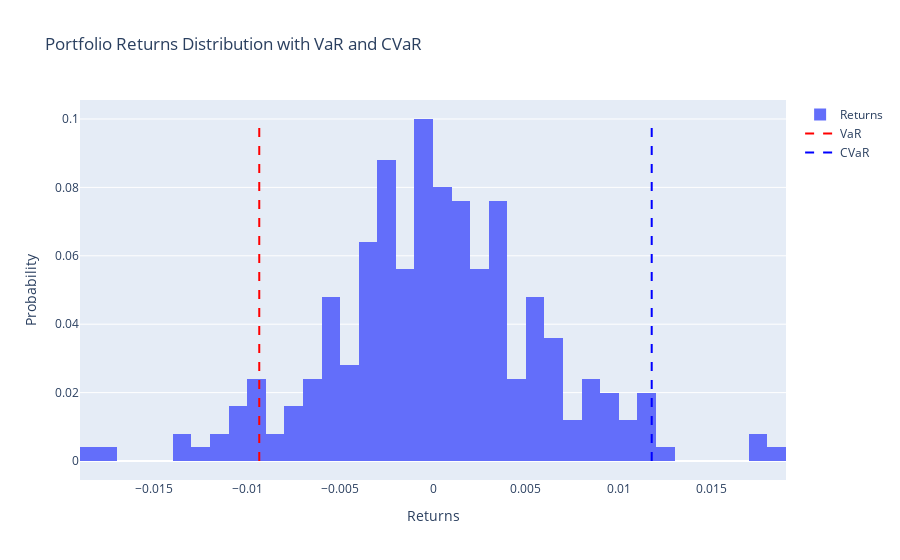

Source (notebook cell):
### Code cell
import yfinance as yf
import pandas as pd
import numpy as np
import plotly.graph_objects as go
from scipy.stats import norm

# List of tickers
tickers = ['FRCH.L', 'IIND.L', 'BBDS.L', 'BCOG.L', 'VWRL.L', 'IUSA.L', 'GLDW.L']

# Fetch data
data = yf.download(tickers, start="2023-01-01", end="2024-01-01")['Adj Close']

# Calculate daily returns
returns = data.pct_change().dropna()

# Portfolio weights (example: equally weighted)
weights = np.array([1/len(tickers)] * len(tickers))

# Calculate portfolio returns
portfolio_returns = returns.dot(weights)

# Calculate mean and standard deviation of portfolio returns
mean_return = portfolio_returns.mean()
std_return = portfolio_returns.std()

# Confidence level
confidence_level = 0.95
alpha = 1 - confidence_level

# Calculate VaR using the parametric method
VaR = norm.ppf(alpha, mean_return, std_return)

# Calculate CVaR (also known as Expected Shortfall)
CVaR = alpha**-1 * norm.pdf(norm.ppf(alpha)) * std_return - mean_return

# Plotting the distribution of returns
fig = go.Figure()

# Histogram of returns
fig.add_trace(go.Histogram(x=portfolio_returns, nbinsx=50, name='Returns', histnorm='probability'))

# VaR line
fig.add_trace(go.Scatter(x=[VaR, VaR], y=[0, 0.1], mode='lines', name='VaR', line=dict(color='red', dash='dash')))

# CVaR line
fig.add_trace(go.Scatter(x=[CVaR, CVaR], y=[0, 0.1], mode='lines', name='CVaR', line=dict(color='blue', dash='dash')))

fig.update_layout(title='Portfolio Returns Distribution with VaR and CVaR',
                  xaxis_title='Returns',
                  yaxis_title='Probability')

fig.show()

### Figure 1 — Plotly figure (JSON) as saved in the notebook; plotly's stock layout.template omitted (floating-point values rounded to 4 significant figures; data arrays with more than 128 entries replaced by an {"elided": "..."} marker saying what was removed)
{"data": [{"histnorm": "probability", "name": "Returns", "nbinsx": 50, "type": "histogram", "x": {"elided": "250 float values"}}, {"line": {"color": "red", "dash": "dash"}, "mode": "lines", "name": "VaR", "type": "scatter", "x": [-0.009352, -0.009352], "y": [0, 0.1]}, {"line": {"color": "blue", "dash": "dash"}, "mode": "lines", "name": "CVaR", "type": "scatter", "x": [0.01177, 0.01177], "y": [0, 0.1]}], "layout": {"autosize": true, "title": {"text": "Portfolio Returns Distribution with VaR and CVaR"}, "xaxis": {"autorange": true, "range": [-0.019, 0.019], "showspikes": false, "title": {"text": "Returns"}, "type": "linear"}, "yaxis": {"autorange": true, "range": [-0.005556, 0.1056], "showspikes": false, "title": {"text": "Probability"}, "type": "linear"}}}
